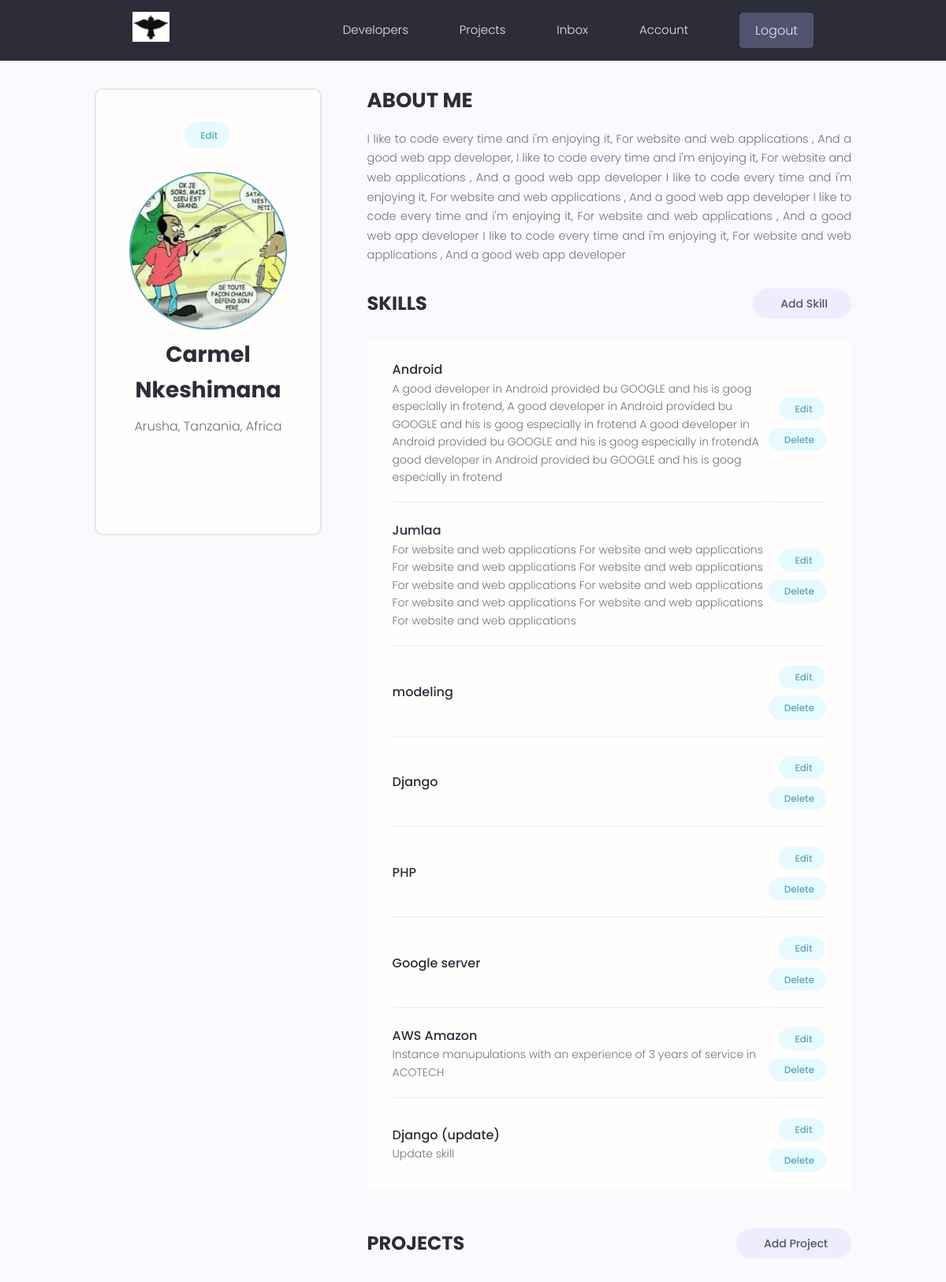
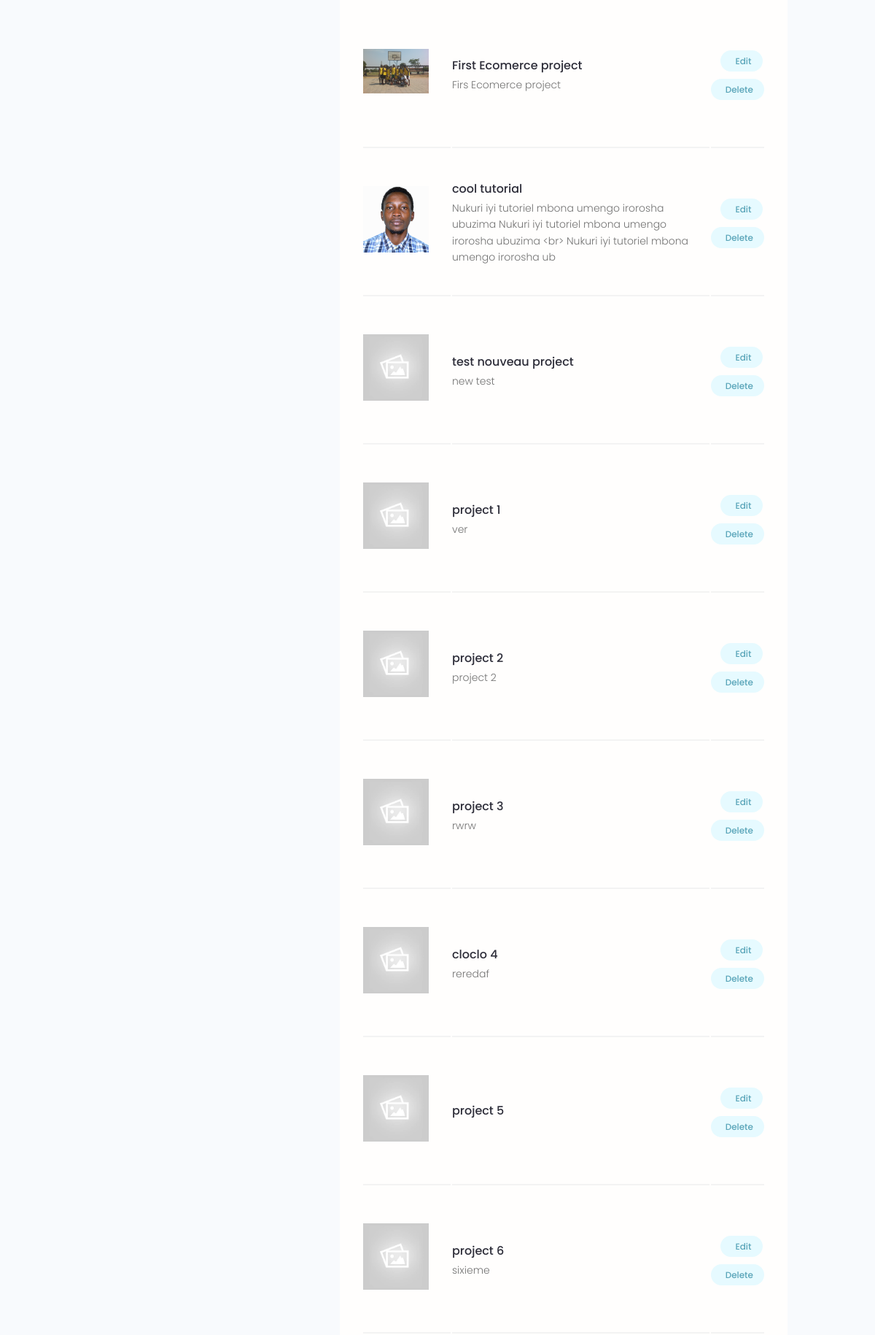
The app's page /account/ (signed in, upper part) with its own data (2 pictures, top to bottom).
### users/models.py (models this page shows, shortened)
class Profile(models.Model):
    user = models.OneToOneField(User, on_delete=models.CASCADE, null=True, blank=True)
    name = models.CharField(max_length=200, blank=True, null=True)
    email = models.CharField(max_length=500, blank=True,  null=True)
    username = models.CharField(max_length=200, blank=True, null=True)
    location = models.CharField(max_length=200, blank=True, null=True)
    short_intro = models.CharField(max_length=200, blank=True,  null=True)
    bio = models.TextField(blank=True, null=True)
    profile_image = models.ImageField(null=True, blank=True, upload_to='profiles/', default='profiles/user-default.jpg')
    social_github = models.CharField(max_length=200, blank=True, null=True)
    social_twitter = models.CharField(max_length=200, blank=True, null=True)
    social_linkedin = models.CharField(max_length=200, blank=True, null=True)
    social_youtube = models.CharField(max_length=200, blank=True, null=True)
    social_website = models.CharField(max_length=200, blank=True, null=True)
    created = models.DateTimeField(auto_now_add=True)
    id = models.UUIDField(default=uuid.uuid4,
                          unique=True, primary_key=True, editable=False)

class Skill(models.Model):
    owner = models.ForeignKey(Profile,
                              on_delete=models.CASCADE,
                              null=True, blank=True)
    name = models.CharField(max_length=200, blank=True, null=True)
    description = models.TextField(blank=True, null=True)
    created = models.DateTimeField(auto_now_add=True)
    id = models.UUIDField(default=uuid.uuid4,
                          unique=True, primary_key=True, editable=False)

### projects/models.py (models this page shows, shortened)
class Project(models.Model):
    owner = models.ForeignKey(Profile, null=True, blank=True, on_delete=models.SET_NULL)
    title = models.CharField(max_length=200)
    description = models.TextField(null=True, blank=True)
    featured_image = models.ImageField(null=True, blank=True, default="default.png")
    demo_link = models.CharField(max_length=2000, null=True, blank=True)
    source_link = models.CharField(max_length=2000, null=True, blank=True)
    vote_total = models.IntegerField(default=0, null=True, blank=True)
    vote_ratio = models.IntegerField(default=0, null=True, blank=True)
    tags = models.ManyToManyField('Tag', blank=True)
    created = models.DateTimeField(auto_now_add=True)
    id = models.UUIDField(default=uuid.uuid4,
                          unique=True,
                          primary_key=True,
                          editable=False)
    class Meta:
        ordering = ['created']

### users/views.py (the view)
# urls.py: path('account/', views.userAccount, name="account"),
@login_required(login_url='login')
def userAccount(request):
    profile =  request.user.profile
    skills = profile.skill_set.all()
    projects = profile.project_set.all()
    context = {'profile':profile, 'skills':skills,'projects':projects}
    return render(request, 'users/account.html', context)

### users/templates/users/account.html (shortened to what this page needs)
 {% extends 'main.html' %}
 {% block content %}
  <main class="settingsPage profile my-md">
    <div class="container">
      <div class="layout">
        <div class="column column--1of3">
          <div class="card text-center">
            <div class="card__body dev">
              <a class="tag tag--pill tag--main settings__btn" href="{% url 'editAccount' %}"> Edit</a>
              <img class="avatar avatar--xl dev__avatar" src="{{profile.profile_image.url}}" />
              <h2 class="dev__name">{{profile.name}}</h2>
              <p class="dev__location">{{profile.location}}</p>
              <ul class="dev__social">
              </ul>
            </div>
          </div>
        </div>
        <div class="column column--2of3">
          <div class="devInfo">
            <h3 class="devInfo__title">About Me</h3>
            <p class="devInfo__about">
             {{profile.bio}}
            </p>
          </div>
          <div class="settings">
            <h3 class="settings__title">Skills</h3>
            <a class="tag tag--pill tag--sub settings__btn tag--lg" href="{% url 'createSkill' %}"> Add Skill</a>
          </div>
          <table class="settings__table">
              {% for skill in skills %}
                <tr>
                  <td class="settings__tableInfo">
                    <h4>{{skill.name}}</h4>
                    <p>
                     {{skill.description}}
                    </p>
                  </td>
                  <td class="settings__tableActions">
                    <a class="tag tag--pill tag--main settings__btn" href="{% url 'updateSkill' skill.id %}"> Edit</a>
                    <a class="tag tag--pill tag--main settings__btn" href="{% url 'deleteSkill' skill.id %}?next=/account/">
                      Delete</a>
                  </td>
                </tr>
            {% endfor %}
          </table>
          <div class="settings">
            <h3 class="settings__title">Projects</h3>
            <a class="tag tag--pill tag--sub settings__btn tag--lg" href="{% url 'createProject' %}"> Add Project</a>
          </div>
          <table class="settings__table">
            {% for project in projects %}
            <tr>
              <td class="settings__thumbnail">
                <a href="{% url 'project' project.id %}"><img src="{{project.featured_image.url}}" alt="Project Thumbnail" /></a>
              </td>
              <td class="settings__tableInfo">
                <a href="{% url 'project' project.id %}">{{project.title}}</a>
                <p>
                  {{project.description|slice:"150"}}
                </p>
              </td>
              <td class="settings__tableActions">
                <a class="tag tag--pill tag--main settings__btn" href="{% url 'updateProject' project.id %}"> Edit</a>
                <a class="tag tag--pill tag--main settings__btn" href="{% url 'deleteProject' project.id %}?next=/account/">
                  Delete</a>
              </td>
            </tr>
            {% endfor %}
          </table>
        </div>
      </div>
    </div>
  </main>
  {% endblock content %}

### static/styles/app.css (style rules this page uses)
:root { --color-sub: #2d2d39; }
.card { border: 2px solid var(--color-light); }
img { width: 100%; }
.profile .card > .dev { padding: 4rem; }
.dev__avatar { display: block; margin: auto; }
.dev__name { color: var(--color-sub); font-size: 2.8rem; font-weight: 700; margin-top: 1rem; margin-bottom: 0.5rem; }
.dev__location { margin-top: 1rem; }
.dev__social { margin: 3rem 0; list-style: none; display: flex; justify-content: center; gap: 1.5rem; }
.devInfo { margin-bottom: 3rem; }
.devInfo__title, .devInfo__subtitle { font-size: 2.6rem; color: var(--color-sub); text-transform: uppercase; font-weight: 700; margin-bottom: 1.5rem; }
.devInfo__about, .devSkill__info { font-size: 1.45rem; line-height: 1.7; text-align: justify; }
.settingsPage .dev > .settings__btn { display: inline-block; margin-bottom: 3rem; }
.settings { display: flex; justify-content: space-between; align-items: center; }
.settings__title { font-size: 2.4rem; text-transform: uppercase; font-weight: 700; color: var(--color-sub); }
.settings__table { margin-top: 3rem; margin-bottom: 5rem; padding: 0 3rem; background: var(--color-white); }
.settings__table tr { width: 100%; }
.settings__table tr > td { padding: 2rem 0; }
.settings__table tr:not(:last-child) td { border-bottom: 2px solid var(--color-white-light); }
.settings__thumbnail { width: 23%; min-width: 10rem; }
.settings__thumbnail img { padding-right: 3rem; height: 15rem; object-fit: contain; }
.settings__tableInfo { width: 100%; }
.settings__tableInfo h4, .settings__tableInfo a { padding-right: 1rem; width: auto; font-size: 1.6rem; font-weight: 500; color: var(--color-sub); }
.settings__tableInfo p { font-size: 1.4rem; }
.settings__tableActions { text-align: right; }

### static/uikit/styles/modules/_variables.css (style rules this page uses)
:root { --color-main: #5aa5b9; --color-main-light: #e6faff; --color-sub: #3f4156; --color-sub-light: #51546e; --color-sub-lighter: #ededfd; --color-text: #737373; --color-gray: #8b8b8b; --color-light: #e5e7eb; --color-light-gray: #767676; --color-bg: #f8fafd; --color-white: #fffefd; --color-white-light: #f3f3f3; --color-success: #359e64; --color-success-bg: #def8e8; --color-error: #fc4b0b; --color-error-bg: #fff2ee; --font-base: 'Poppins', arial, helvetica, 'Segoe UI', roboto, ubuntu, sans-serif; --font-monospace: 'Fira Code', 'Courier New', courier, monospace; --font-regular: 300; --font-medium: 500; --font-bold: 700; --generic-shadow: 1px 1px 5px #00000010; --generic-transition: all 0.3s ease-in-out; }

### static/uikit/styles/modules/_base.css (style rules this page uses)
* { margin: 0; padding: 0; box-sizing: border-box; text-rendering: optimizeLegibility; color: inherit; font-size: inherit; }
html { font-size: 50%; }
@media only screen and (min-width: 480px) { html { font-size: 56.25%; } }
@media only screen and (min-width: 1200px) { html { font-size: 62.5%; } }
body { line-height: 1.6; font-weight: 400; font-size: 1.5rem; color: var(--color-text); background-color: var(--color-bg); min-height: 100vh; }

### static/uikit/styles/modules/_typography.css (style rules this page uses)
* { font-family: var(--font-base); }
h2 { font-size: 3.6rem; font-weight: var(--font-bold); }
h3 { font-size: 3.2rem; font-weight: var(--font-medium); }
h4 { font-size: 2.8rem; font-weight: var(--font-medium); }
p, span, strong { font-size: 1.6rem; color: var(--color-text); font-weight: var(--font-regular); }
a { padding-bottom: 2px; text-decoration: none; display: inline-block; color: var(--color-main); font-weight: var(--font-medium); }

### static/uikit/styles/modules/_utilities.css (style rules this page uses)
.container { width: 92%; max-width: 165rem; margin: 0 auto; box-sizing: border-box; }
@media screen and (min-width: 1000px) { .container { width: 90%; } }
@media screen and (min-width: 1200px) { .container { width: 80%; } }
.text-center { text-align: center; }
.my-md { margin: 3rem auto; }

### static/uikit/styles/modules/_avatar.css (style rules this page uses)
.avatar { border-radius: 50%; border: 2px solid var(--color-main); object-fit: cover; }
.avatar--xl { height: 20rem; width: 20rem; }

### static/uikit/styles/modules/_card.css (style rules this page uses)
.card { border-radius: 1rem; background-color: var(--color-white); border: 1.5px solid var(--color-light); width: auto; height: auto; margin-top: 0.5rem; margin-bottom: 0.5rem; overflow: hidden; }
.card__body, .card__header { padding: 2rem 2.5rem; }

### static/uikit/styles/modules/_layout.css (style rules this page uses)
.layout { display: flex; flex-flow: row wrap; justify-content: space-between; }
.layout > .column { margin-bottom: 3rem; }
.layout > .column.column--1of3 { flex-basis: 30%; }
.layout > .column.column--2of3 { flex-basis: 64%; }

### records on screen
Profile: profile_image (picture), name "Carmel Nkeshimana", location "Arusha, Tanzania, Africa", bio "I like to code every time and i'm enjoying it, For website and web applications , And a good web app developer, I like to code every time and i'm enjoying it, For website and web applications , And a good web app developer I like to code every time and i'm enjoying it, For website and web applications , And a good web app developer I like to code every time and i'm enjoying it, For website and web applications , And a good web app developer I like to code every time and i'm enjoying it, For website and web applications , And a good web app developer"
Skill: name "Android", description "A good developer in Android provided bu GOOGLE and his is goog especially in frotend, A good developer in Android provided bu GOOGLE and his is goog especially in frotend A good developer in Android provided bu GOOGLE and his is goog especially in frotendA good developer in Android provided bu GOOGLE and his is goog especially in frotend"
Skill: name "Jumlaa", description "For website and web applications For website and web applications For website and web applications For website and web applications For website and web applications For website and web applications For website and web applications For website and web applications For website and web applications"
Skill: name "modeling"
Skill: name "Django"
Skill: name "PHP"
Skill: name "Google server"
Skill: name "AWS Amazon", description "Instance manupulations with an experience of 3 years of service in ACOTECH"
Skill: name "Django (update)", description "Update skill"
Project: featured_image (picture), title "First Ecomerce project", description "Firs Ecomerce project"
Project: featured_image (picture), title "cool tutorial", description "Nukuri iyi tutoriel mbona umengo irorosha ubuzima Nukuri iyi tutoriel mbona umengo irorosha ubuzima <br> Nukuri iyi tutoriel mbona umengo irorosha ub"
Project: featured_image (placeholder picture), title "test nouveau project", description "new test"
Project: featured_image (placeholder picture), title "project 1", description "ver"
Project: featured_image (placeholder picture), title "project 2", description "project 2"
Project: featured_image (placeholder picture), title "project 3", description "rwrw"
Project: featured_image (placeholder picture), title "cloclo 4", description "reredaf"
Project: featured_image (placeholder picture), title "project 5"
Project: featured_image (placeholder picture), title "project 6", description "sixieme"
